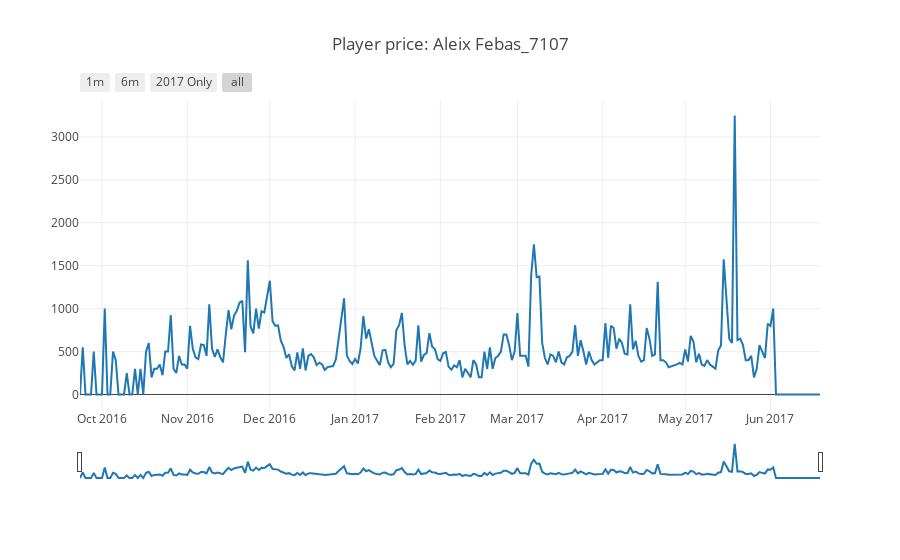

Here is the notebook cell this chart was saved with:
### Code cell
i = widgets.interactive(select_player_names, club = club_names_dropdown)
j = widgets.interactive(view_image, player_name = player_names_dropdown)
display(i)
display(j)
# You can select multiple items

### Figure 1 — Plotly figure (JSON) as saved in the notebook; plotly's stock layout.template omitted (floating-point values rounded to 4 significant figures; data arrays with more than 128 entries replaced by an {"elided": "..."} marker saying what was removed)
{"data": [{"name": "Aleix Febas_7107", "type": "scatter", "x": {"elided": "270 str values"}, "y": {"elided": "270 int values"}}], "layout": {"title": "Player price: Aleix Febas_7107", "xaxis": {"rangeselector": {"buttons": [{"count": 1, "label": "1m", "step": "month", "stepmode": "backward"}, {"count": 6, "label": "6m", "step": "month", "stepmode": "backward"}, {"count": 1, "label": "2017 Only", "step": "year", "stepmode": "todate"}, {"step": "all"}]}, "rangeslider": {"thickness": 0.1}, "type": "date"}}}
